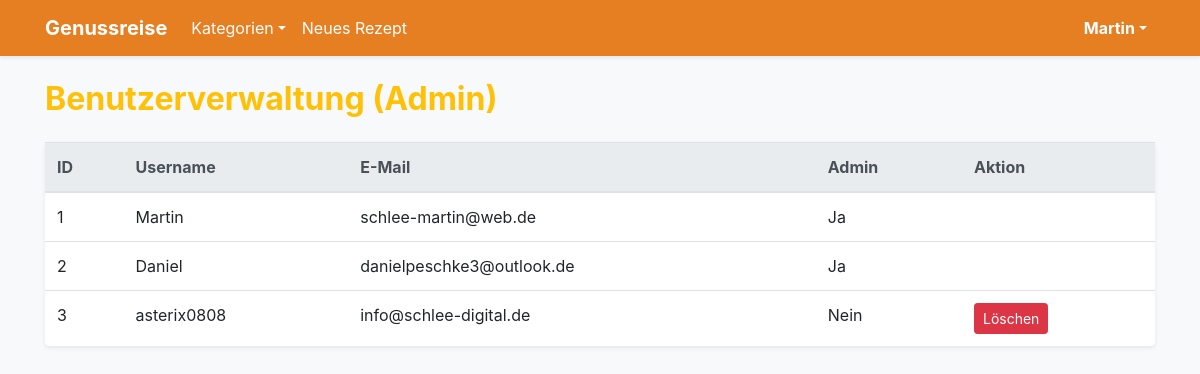
Before: /admin/users (signed in) with the older database file.
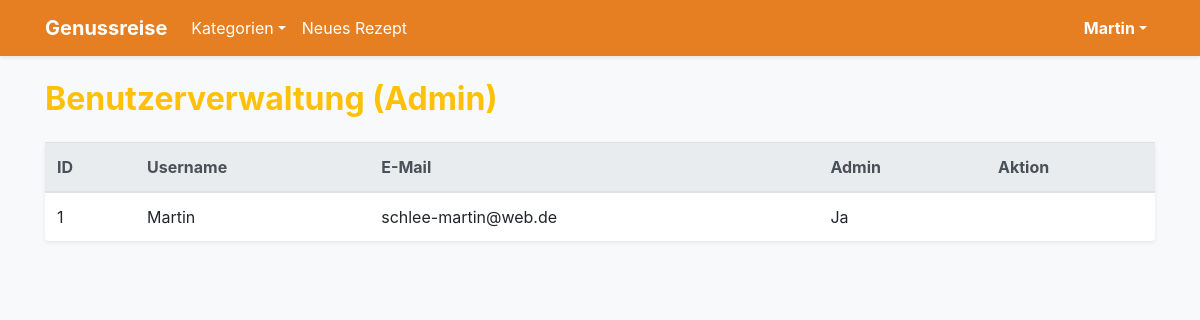
After: the same page with the newer database file.
### app.py (models this page shows)
class User(db.Model, UserMixin):
    id = db.Column(db.Integer, primary_key=True)
    username = db.Column(db.String(20), unique=True, nullable=False)
    email = db.Column(db.String(120), unique=True, nullable=False)
    password = db.Column(db.String(60), nullable=False)
    is_admin = db.Column(db.Boolean, default=False)
    recipes = db.relationship('Recipe', backref='author', lazy=True, cascade="all, delete-orphan")
    comments = db.relationship('Comment', backref='author', lazy=True, cascade="all, delete-orphan")
    favorites = db.relationship('Favorite', backref='user', lazy=True, cascade="all, delete-orphan")

### app.py (the view)
@app.route("/admin/users")
@login_required
def admin_users():
    if not current_user.is_admin: abort(403)
    return render_template('admin_users.html', users=User.query.all())

### app.py (called while the page is built)
@login_manager.user_loader
def load_user(user_id):
    return db.session.get(User, int(user_id))

@app.context_processor
def inject_categories():
    return dict(all_categories=Category.query.order_by(Category.name).all())

### templates/admin_users.html
{% extends "base.html" %}
{% block content %}
<h2 class="text-warning font-weight-bold mb-4">Benutzerverwaltung (Admin)</h2>
<table class="table bg-white shadow-sm rounded">
    <thead class="thead-light">
        <tr><th>ID</th><th>Username</th><th>E-Mail</th><th>Admin</th><th>Aktion</th></tr>
    </thead>
    <tbody>
        {% for user in users %}
        <tr>
            <td>{{ user.id }}</td>
            <td>{{ user.username }}</td>
            <td>{{ user.email }}</td>
            <td>{{ 'Ja' if user.is_admin else 'Nein' }}</td>
            <td>
                {% if not user.is_admin %}
                <form action="{{ url_for('admin_delete_user', user_id=user.id) }}" method="POST" onsubmit="return confirm('User wirklich löschen?');">
                    <button type="submit" class="btn btn-sm btn-danger">Löschen</button>
                </form>
                {% endif %}
            </td>
        </tr>
        {% endfor %}
    </tbody>
</table>
{% endblock %}

### templates/base.html (shortened to what this page needs)
<!DOCTYPE html>
<html lang="de">
<head>
    <link rel="stylesheet" href="https://stackpath.bootstrapcdn.com/bootstrap/4.5.2/css/bootstrap.min.css">
    <link rel="stylesheet" href="https://cdnjs.cloudflare.com/ajax/libs/font-awesome/5.15.4/css/all.min.css">
</head>
<body class="bg-light">
    <nav class="navbar navbar-expand-lg navbar-dark navbar-custom shadow-sm">
        <div class="container">
            <a class="navbar-brand font-weight-bold" href="{{ url_for('index') }}">Genussreise</a>
            <div class="collapse navbar-collapse">
                <ul class="navbar-nav mr-auto">
                    <li class="nav-item dropdown">
                        <a class="nav-link dropdown-toggle text-white" href="#" data-toggle="dropdown">Kategorien</a>
                    </li>
                    <li class="nav-item"><a class="nav-link text-white" href="{{ url_for('add_recipe') }}">Neues Rezept</a></li>
                </ul>
                <ul class="navbar-nav">
                    {% if current_user.is_authenticated %}
                        <li class="nav-item dropdown">
                            <a class="nav-link dropdown-toggle text-white font-weight-bold" href="#" data-toggle="dropdown">{{ current_user.username }}</a>
                        </li>
                    {% else %}
                        <li class="nav-item"><a class="nav-link text-white" href="{{ url_for('login') }}">Login</a></li>
                        <li class="nav-item ml-2"><a class="btn btn-outline-light btn-sm mt-1" href="{{ url_for('register') }}">Registrieren</a></li>
                    {% endif %}
                </ul>
            </div>
        </div>
    </nav>
    <div class="container mt-4">
        {% block content %}{% endblock %}
    </div>
</body>
</html>

Changed rows visible on the page:
removed User: id "2", username "Daniel", email "danielpeschke3@outlook.de", is_admin "Ja"
removed User: id "3", username "asterix0808", email "info@schlee-digital.de", is_admin "Nein"
